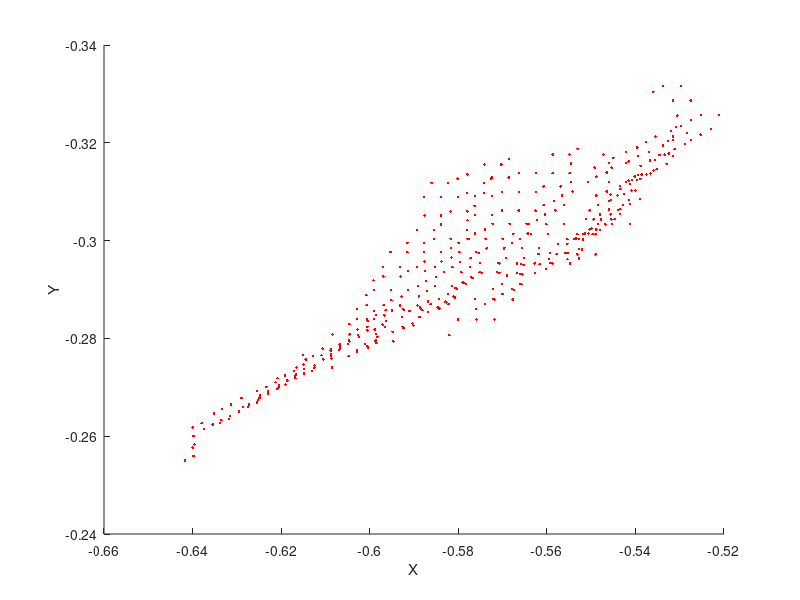

Here is the MATLAB script that generated this plot:
clear all;
close all;
clc;

% load('puntos_cursor.mat');
load('Nuevos_cursor.mat');
NewPos;
[f c] = size(NewPos)
tramos = 5;
[nf nc] = size(NewPos);

for i = 1:1:nc
    i
    nX(i)= NewPos(i).x;
    nY(i)= NewPos(i).y;
    nZ(i)= NewPos(i).z;
end
plot3 (nX,nY,nZ,'r.')
hold on
% plot (X,Y, 'b')
% hold on

% axis([-160 160 -120 120]);
% view ([1,1,1])
view ([0,0,-1])
xlabel('X')
ylabel('Y')
% zlabel('Tim')